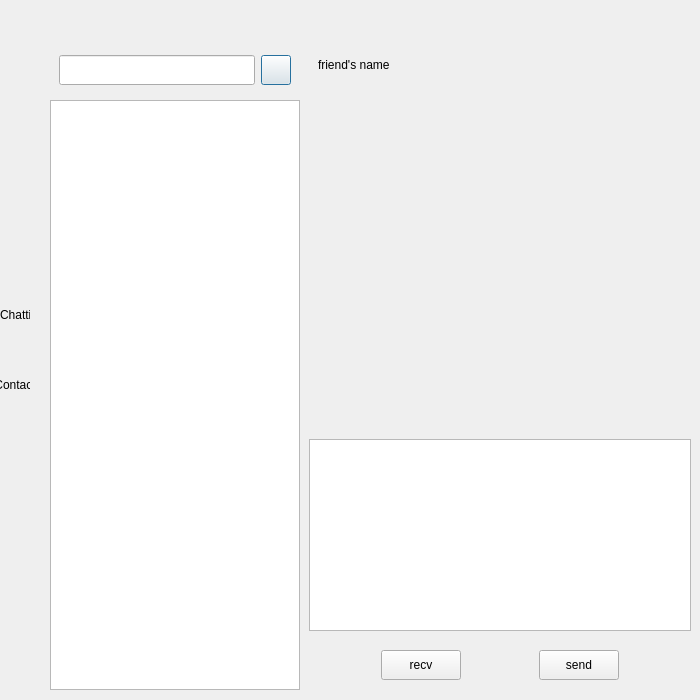
<?xml version="1.0" encoding="UTF-8"?>
<ui version="4.0">
 <class>ChattingDlgMainFrame</class>
 <widget class="QDialog" name="ChattingDlgMainFrame">
  <property name="geometry">
   <rect>
    <x>0</x>
    <y>0</y>
    <width>700</width>
    <height>700</height>
   </rect>
  </property>
  <property name="minimumSize">
   <size>
    <width>700</width>
    <height>700</height>
   </size>
  </property>
  <property name="maximumSize">
   <size>
    <width>700</width>
    <height>700</height>
   </size>
  </property>
  <property name="windowTitle">
   <string>Dialog</string>
  </property>
  <layout class="QHBoxLayout" name="horizontalLayout">
   <property name="spacing">
    <number>0</number>
   </property>
   <property name="leftMargin">
    <number>0</number>
   </property>
   <property name="topMargin">
    <number>0</number>
   </property>
   <property name="rightMargin">
    <number>0</number>
   </property>
   <property name="bottomMargin">
    <number>0</number>
   </property>
   <item>
    <widget class="QWidget" name="setting" native="true">
     <property name="minimumSize">
      <size>
       <width>50</width>
       <height>700</height>
      </size>
     </property>
     <property name="maximumSize">
      <size>
       <width>50</width>
       <height>700</height>
      </size>
     </property>
     <layout class="QVBoxLayout" name="verticalLayout">
      <property name="spacing">
       <number>0</number>
      </property>
      <property name="leftMargin">
       <number>0</number>
      </property>
      <property name="topMargin">
       <number>0</number>
      </property>
      <property name="rightMargin">
       <number>0</number>
      </property>
      <property name="bottomMargin">
       <number>0</number>
      </property>
      <item>
       <spacer name="verticalSpacer_5">
        <property name="orientation">
         <enum>Qt::Orientation::Vertical</enum>
        </property>
        <property name="sizeHint" stdset="0">
         <size>
          <width>20</width>
          <height>40</height>
         </size>
        </property>
       </spacer>
      </item>
      <item>
       <widget class="QLabel" name="chatting_dialog">
        <property name="minimumSize">
         <size>
          <width>30</width>
          <height>30</height>
         </size>
        </property>
        <property name="maximumSize">
         <size>
          <width>30</width>
          <height>30</height>
         </size>
        </property>
        <property name="text">
         <string>Chatting</string>
        </property>
        <property name="alignment">
         <set>Qt::AlignmentFlag::AlignLeading|Qt::AlignmentFlag::AlignLeft|Qt::AlignmentFlag::AlignVCenter</set>
        </property>
       </widget>
      </item>
      <item>
       <spacer name="verticalSpacer_3">
        <property name="orientation">
         <enum>Qt::Orientation::Vertical</enum>
        </property>
        <property name="sizeType">
         <enum>QSizePolicy::Policy::Fixed</enum>
        </property>
        <property name="sizeHint" stdset="0">
         <size>
          <width>20</width>
          <height>40</height>
         </size>
        </property>
       </spacer>
      </item>
      <item>
       <widget class="QLabel" name="contact_lists">
        <property name="minimumSize">
         <size>
          <width>30</width>
          <height>30</height>
         </size>
        </property>
        <property name="maximumSize">
         <size>
          <width>30</width>
          <height>30</height>
         </size>
        </property>
        <property name="text">
         <string>Contact</string>
        </property>
        <property name="alignment">
         <set>Qt::AlignmentFlag::AlignCenter</set>
        </property>
       </widget>
      </item>
      <item>
       <spacer name="verticalSpacer">
        <property name="orientation">
         <enum>Qt::Orientation::Vertical</enum>
        </property>
        <property name="sizeHint" stdset="0">
         <size>
          <width>20</width>
          <height>40</height>
         </size>
        </property>
       </spacer>
      </item>
     </layout>
    </widget>
   </item>
   <item>
    <widget class="QWidget" name="user_list" native="true">
     <property name="minimumSize">
      <size>
       <width>250</width>
       <height>680</height>
      </size>
     </property>
     <property name="maximumSize">
      <size>
       <width>250</width>
       <height>680</height>
      </size>
     </property>
     <layout class="QVBoxLayout" name="verticalLayout_2">
      <property name="spacing">
       <number>0</number>
      </property>
      <property name="leftMargin">
       <number>0</number>
      </property>
      <property name="topMargin">
       <number>30</number>
      </property>
      <property name="rightMargin">
       <number>0</number>
      </property>
      <property name="bottomMargin">
       <number>0</number>
      </property>
      <item>
       <widget class="QWidget" name="widget" native="true">
        <property name="minimumSize">
         <size>
          <width>0</width>
          <height>60</height>
         </size>
        </property>
        <property name="maximumSize">
         <size>
          <width>16777215</width>
          <height>60</height>
         </size>
        </property>
        <layout class="QHBoxLayout" name="horizontalLayout_2">
         <item>
          <widget class="QLineEdit" name="search_user_edit">
           <property name="minimumSize">
            <size>
             <width>30</width>
             <height>30</height>
            </size>
           </property>
           <property name="maximumSize">
            <size>
             <width>16777215</width>
             <height>30</height>
            </size>
           </property>
          </widget>
         </item>
         <item>
          <widget class="ButtonDisplaySwitching" name="search_user_button">
           <property name="minimumSize">
            <size>
             <width>30</width>
             <height>30</height>
            </size>
           </property>
           <property name="maximumSize">
            <size>
             <width>30</width>
             <height>30</height>
            </size>
           </property>
           <property name="text">
            <string/>
           </property>
          </widget>
         </item>
        </layout>
       </widget>
      </item>
      <item>
       <widget class="QListWidget" name="listWidget"/>
      </item>
     </layout>
    </widget>
   </item>
   <item>
    <widget class="QWidget" name="user_interface" native="true">
     <property name="minimumSize">
      <size>
       <width>0</width>
       <height>680</height>
      </size>
     </property>
     <property name="maximumSize">
      <size>
       <width>16777215</width>
       <height>680</height>
      </size>
     </property>
     <layout class="QVBoxLayout" name="verticalLayout_3">
      <property name="spacing">
       <number>0</number>
      </property>
      <property name="leftMargin">
       <number>0</number>
      </property>
      <property name="topMargin">
       <number>30</number>
      </property>
      <property name="rightMargin">
       <number>0</number>
      </property>
      <property name="bottomMargin">
       <number>0</number>
      </property>
      <item>
       <widget class="QWidget" name="friends_identity" native="true">
        <layout class="QVBoxLayout" name="verticalLayout_4">
         <item>
          <widget class="QWidget" name="widget_5" native="true">
           <layout class="QHBoxLayout" name="horizontalLayout_3">
            <item>
             <widget class="QLabel" name="friend_name">
              <property name="text">
               <string>friend's name</string>
              </property>
             </widget>
            </item>
           </layout>
          </widget>
         </item>
         <item>
          <spacer name="verticalSpacer_4">
           <property name="orientation">
            <enum>Qt::Orientation::Vertical</enum>
           </property>
           <property name="sizeHint" stdset="0">
            <size>
             <width>20</width>
             <height>40</height>
            </size>
           </property>
          </spacer>
         </item>
        </layout>
       </widget>
      </item>
      <item>
       <widget class="QWidget" name="widget_2" native="true"/>
      </item>
      <item>
       <widget class="QWidget" name="chatting_functionalities" native="true">
        <layout class="QVBoxLayout" name="verticalLayout_5">
         <item>
          <spacer name="verticalSpacer_2">
           <property name="orientation">
            <enum>Qt::Orientation::Vertical</enum>
           </property>
           <property name="sizeHint" stdset="0">
            <size>
             <width>20</width>
             <height>40</height>
            </size>
           </property>
          </spacer>
         </item>
         <item>
          <widget class="QTextEdit" name="textEdit"/>
         </item>
        </layout>
       </widget>
      </item>
      <item>
       <widget class="QWidget" name="chatting_control" native="true">
        <property name="minimumSize">
         <size>
          <width>0</width>
          <height>50</height>
         </size>
        </property>
        <property name="maximumSize">
         <size>
          <width>16777215</width>
          <height>50</height>
         </size>
        </property>
        <layout class="QHBoxLayout" name="horizontalLayout_4">
         <item>
          <spacer name="horizontalSpacer">
           <property name="orientation">
            <enum>Qt::Orientation::Horizontal</enum>
           </property>
           <property name="sizeHint" stdset="0">
            <size>
             <width>40</width>
             <height>20</height>
            </size>
           </property>
          </spacer>
         </item>
         <item>
          <widget class="QPushButton" name="recv_message">
           <property name="minimumSize">
            <size>
             <width>0</width>
             <height>30</height>
            </size>
           </property>
           <property name="maximumSize">
            <size>
             <width>16777215</width>
             <height>30</height>
            </size>
           </property>
           <property name="text">
            <string>recv</string>
           </property>
          </widget>
         </item>
         <item>
          <spacer name="horizontalSpacer_3">
           <property name="orientation">
            <enum>Qt::Orientation::Horizontal</enum>
           </property>
           <property name="sizeHint" stdset="0">
            <size>
             <width>40</width>
             <height>20</height>
            </size>
           </property>
          </spacer>
         </item>
         <item>
          <widget class="QPushButton" name="send_message">
           <property name="minimumSize">
            <size>
             <width>0</width>
             <height>30</height>
            </size>
           </property>
           <property name="maximumSize">
            <size>
             <width>16777215</width>
             <height>30</height>
            </size>
           </property>
           <property name="text">
            <string>send</string>
           </property>
          </widget>
         </item>
         <item>
          <spacer name="horizontalSpacer_2">
           <property name="orientation">
            <enum>Qt::Orientation::Horizontal</enum>
           </property>
           <property name="sizeHint" stdset="0">
            <size>
             <width>40</width>
             <height>20</height>
            </size>
           </property>
          </spacer>
         </item>
        </layout>
       </widget>
      </item>
     </layout>
    </widget>
   </item>
  </layout>
 </widget>
 <customwidgets>
  <customwidget>
   <class>ButtonDisplaySwitching</class>
   <extends>QPushButton</extends>
   <header location="global">buttondisplayswitching.h</header>
  </customwidget>
 </customwidgets>
 <resources/>
 <connections/>
</ui>
